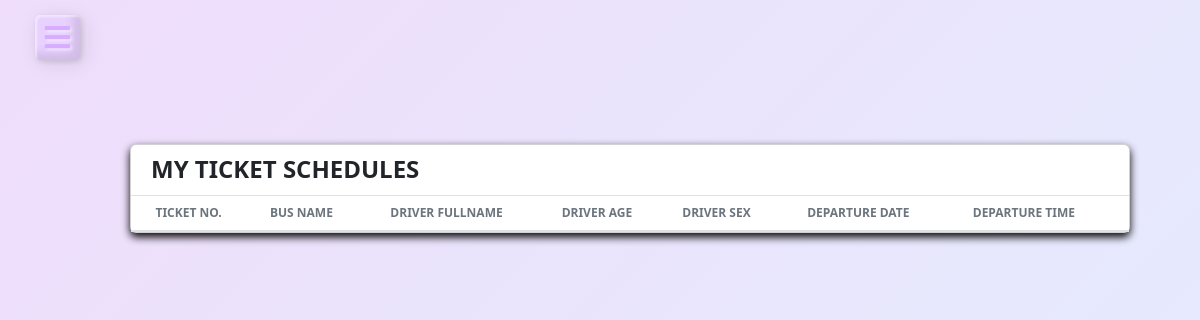
The page /Passenger/schedule.php (signed in) on the database as committed earlier.
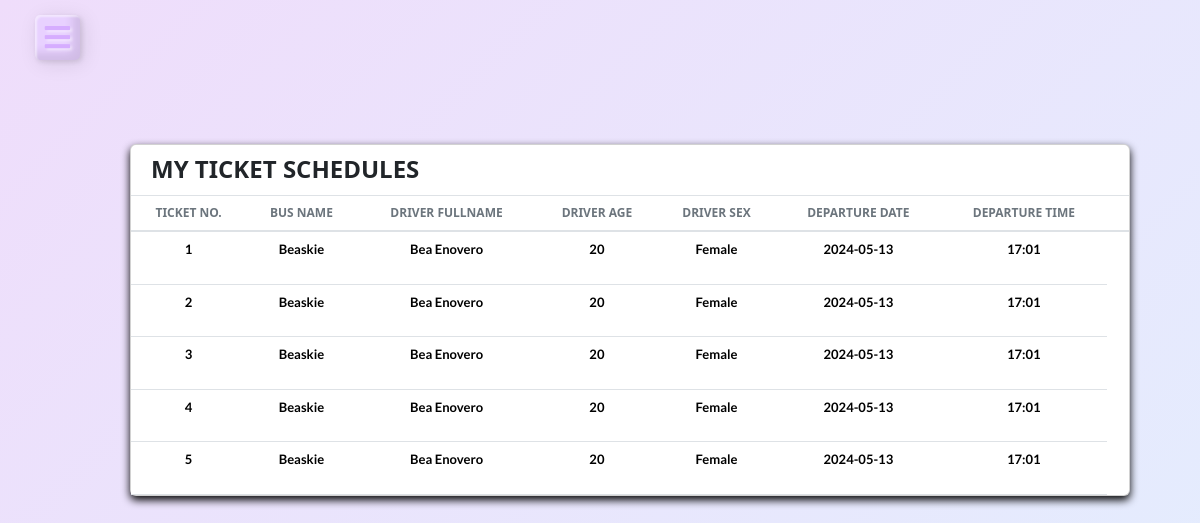
The same page on the database as committed later.
### tables this page shows
CREATE TABLE `booked` (
  `id` int(11) NOT NULL,
  `driver_id` int(11) NOT NULL,
  `driver_name` varchar(255) NOT NULL,
  `driver_age` int(11) NOT NULL,
  `driver_sex` varchar(255) NOT NULL,
  `bus_name` varchar(255) NOT NULL,
  `date` varchar(255) NOT NULL,
  `time` varchar(255) NOT NULL,
  `passenger_id` int(11) NOT NULL,
  `passenger_fullname` varchar(255) NOT NULL,
  `passenger_address` varchar(255) NOT NULL,
  `passenger_profilePic` varchar(255) NOT NULL,
  `passenger_nationalId` varchar(255) NOT NULL,
  `passenger_contact` varchar(255) NOT NULL
);

### Passenger/schedule.php (the view, shortened to what this page needs)
<?php
     include('../connnection/conn.php');
     include('../includes/PassengerSidebar.php');
?>
<!DOCTYPE html>
<html lang="en">
<head>
    <link rel="stylesheet" href="profile.css">
    <link href="https://stackpath.bootstrapcdn.com/bootstrap/4.5.2/css/bootstrap.min.css" rel="stylesheet">
    <link href="https://cdn.jsdelivr.net/npm/bootstrap@5.3.3/dist/css/bootstrap.min.css" rel="stylesheet">
    <link href='https://unpkg.com/boxicons@2.0.7/css/boxicons.min.css' rel='stylesheet'>
</head>
<body>
    <div class="frame">
        <div class="card">
        <h4 style = "font-weight: bolder; position: absolute; left: 0; margin-left: 20px; margin-top: 10px;">MY TICKET SCHEDULES</h4>
        <div class="table-wrapper" style="max-height: 400px; overflow-y: auto;">
            <table class="table align-items-center mb-0" style = "font-size: 12px;">
                  <thead>
                    <tr>
                      <th class="text-uppercase text-secondary text-xxs font-weight-bolder opacity-7">Ticket No.</th>
                      <th class="text-uppercase text-secondary text-xxs font-weight-bolder opacity-7 ps-2">Bus Name</th>
                      <th class="text-center text-uppercase text-secondary text-xxs font-weight-bolder opacity-7">Driver Fullname</th>
                      <th class="text-center text-uppercase text-secondary text-xxs font-weight-bolder opacity-7">Driver Age</th>
                      <th class="text-center text-uppercase text-secondary text-xxs font-weight-bolder opacity-7">Driver Sex</th>
                      <th class="text-center text-uppercase text-secondary text-xxs font-weight-bolder opacity-7">Departure Date</th>
                      <th class="text-center text-uppercase text-secondary text-xxs font-weight-bolder opacity-7">Departure Time</th>
                      <th class="text-secondary opacity-7"></th>
                    </tr>
                  </thead>
                  <tbody>
                    <?php
                    $driver = $_SESSION['id'];
                                $sqlfoRAllSchedule = "SELECT * FROM booked WHERE passenger_id = $driver";
                                $query = mysqli_query($conn,$sqlfoRAllSchedule);
                                $count = 1;
                                while($check = mysqli_fetch_assoc($query)){
                    ?>
                    <tr>
                    <td>
                        <p style = "color: black; font-size: 13px; font-weight: bold;"><?php echo $count ?></p>
                      </td>
                      <td>
                        <p style = "color: black; font-size: 13px; font-weight: bold;"><?php echo $check['bus_name'] ?></p>
                      </td>
                      <td>
                        <p style = "color: black; font-size: 13px; font-weight: bold;"><?php echo $check['driver_name'] ?></p>
                      </td>
                      <td>
                        <p style = "color: black; font-size: 13px; font-weight: bold;"><?php echo $check['driver_age'] ?></p>
                      </td>
                      <td>
                        <p style = "color: black; font-size: 13px; font-weight: bold;"><?php echo $check['driver_sex'] ?></p>
                      </td>
                      <td>
                        <p style = "color: black; font-size: 13px; font-weight: bold;"><?php echo $check['date'] ?></p>
                      </td>
                      <td>
                        <p style = "color: black; font-size: 13px; font-weight: bold;"><?php echo $check['time'] ?></p>
                      </td>
                    </tr>
                        <?php
                        $count++;
                          }
                            ?>
                  </tbody>
                </table>
            </div>
  </div>
</div>
</body>
</html>

Rows that differ between the two databases and show on the page:
added booked: bus_name "Beaskie", driver_name "Bea Enovero", driver_age "20", driver_sex "Female", date "2024-05-13", time "17:01"
added booked: bus_name "Beaskie", driver_name "Bea Enovero", driver_age "20", driver_sex "Female", date "2024-05-13", time "17:01"
added booked: bus_name "Beaskie", driver_name "Bea Enovero", driver_age "20", driver_sex "Female", date "2024-05-13", time "17:01"
added booked: bus_name "Beaskie", driver_name "Bea Enovero", driver_age "20", driver_sex "Female", date "2024-05-13", time "17:01"
added booked: bus_name "Beaskie", driver_name "Bea Enovero", driver_age "20", driver_sex "Female", date "2024-05-13", time "17:01"
